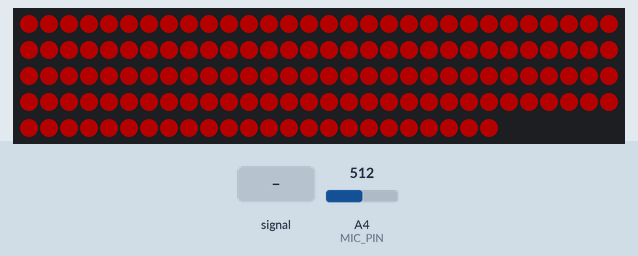
Recording of a sketch running on a simulated Arduino Uno, built with avr-gcc and run on an emulated ATmega328P. On the bench: 144 RGB LEDs in strip order, left to right, continuing on the next row. Inputs (shaded band) come from the test bench; at power-on: A4 (MIC_PIN) = 512. Dim RGB values are drawn brighter than linear; what the sketch prints to the serial monitor is not drawn.

Above: at 1.2 s.
1.3 s: A4 (MIC_PIN) fed a 1000 Hz sine of ±255 counts around its level
At 2.1 s:
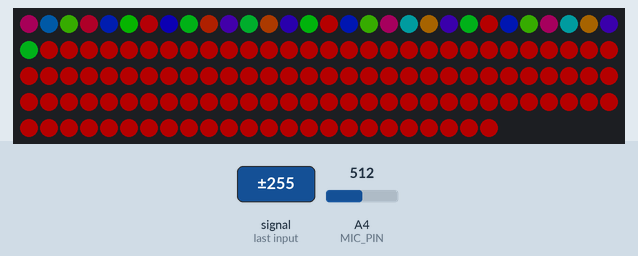
3.7 s: A4 (MIC_PIN) set to 245
At 3.97 s:
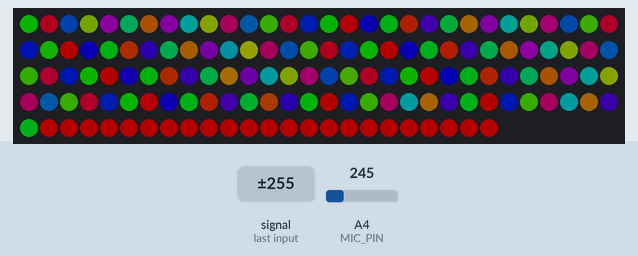
6.7 s: A4 (MIC_PIN) fed a 200 Hz sine of ±81 counts around its level
At 7.09 s:
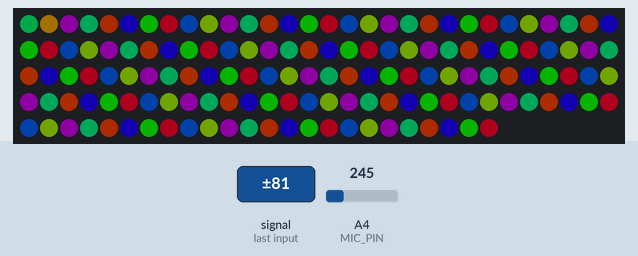
9.3 s: A4 (MIC_PIN) set to 160
At 9.58 s:
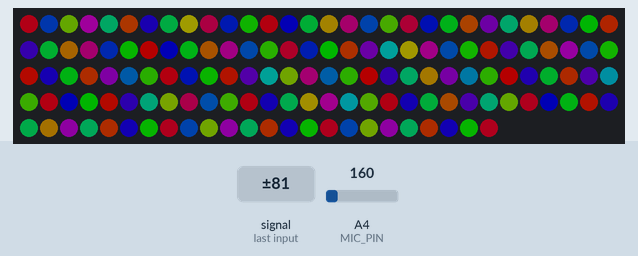
Timing chart, 0 to 9.9 s (numbered marks = the images above; inputs shaded):
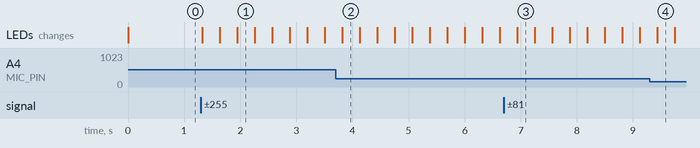

The sketch:

NeoPixelVuLine2.ino
```cpp
// (licence header left out)
#include <Adafruit_NeoPixel.h>

#define N_PIXELS  144  // Number of pixels in strand
#define MIC_PIN   A4  // Microphone is attached to this analog pin
#define LED_PIN    6  // NeoPixel LED strand is connected to this pin
#define DC_OFFSET  0  // DC offset in mic signal - if unusure, leave 0
#define NOISE     9  // Noise/hum/interference in mic signal
#define SAMPLES   60  // Length of buffer for dynamic level adjustment
#define TOP       20 // Allow dot to go slightly off scale
#define SAMPLING  4  // Rate of peak falling dot

byte dotCount = 0,      // Frame counter for delaying dot-falling speed
		volCount = 0;      // Frame counter for storing past volume data
int vol[SAMPLES],       // Collection of prior volume samples
		lvl = 10,      // Current "dampened" audio level
		minLvlAvg = 0,      // For dynamic adjustment of graph low & high
		maxLvlAvg = 512;
Adafruit_NeoPixel nasaStrip = Adafruit_NeoPixel(N_PIXELS, LED_PIN, NEO_GRB + NEO_KHZ800);
int pixelColors[N_PIXELS];       // Collection of all PixelColors (Wheelcolors)
float rainbow = 0;

void setup() {
	memset(vol, 0, sizeof(vol));
	nasaStrip.begin();
	Serial.begin(9600);
	nasaStrip.setBrightness(64);
}

int readAnalog() {
	uint8_t i;
	uint16_t minLvl, maxLvl;
	int n = analogRead(MIC_PIN);
//	Serial.println(n);
	n = abs(n - 512 - DC_OFFSET); // Center on zero

	n = (n <= NOISE) ? 0 : (n - NOISE);             // Remove noise/hum
	lvl = ((lvl * 7) + n) >> 3;    // "Dampened" reading (else looks twitchy)

	// Calculate bar height based on dynamic min/max levels (fixed point):
	int height = TOP * (lvl - minLvlAvg) / (long) (maxLvlAvg - minLvlAvg);
	// Get volume range of prior frames
	// minLvl and maxLvl indicate the volume range over prior frames, used
	// for vertically scaling the output graph (so it looks interesting
	// regardless of volume level).  If they're too close together though
	// (e.g. at very low volume levels) the graph becomes super coarse
	// and 'jumpy'...so keep some minimum distance between them (this
	// also lets the graph go to zero when no sound is playing):
	minLvl = maxLvl = vol[0];
	for (i = 1; i < SAMPLES; i++) {
		if (vol[i] < minLvl)
			minLvl = vol[i];
		else if (vol[i] > maxLvl)
			maxLvl = vol[i];
	}
	if ((maxLvl - minLvl) < TOP)
		maxLvl = minLvl + TOP;
	minLvlAvg = (minLvlAvg * 63 + minLvl) >> 6; // Dampen min/max levels
	maxLvlAvg = (maxLvlAvg * 63 + maxLvl) >> 6; // (fake rolling average)
	if (height < 0L)
		height = 0;      // Clip output
	else if (height > TOP)
		height = TOP;

	vol[volCount] = n;                      // Save sample for dynamic leveling
	if (++volCount >= SAMPLES)
		volCount = 0; // Advance/rollover sample counter

	return height;
}

int lastLevel = 0;

void loop() {
	play01();
}

int play01Color = 0;
void play01(void) {
	int level = readAnalog();
	Serial.println(level);

	if (dotCount == SAMPLING) {
		int c = map(level, 0, TOP, 0, 96);
		if (lastLevel > level) {
			c = map(lastLevel, 0, TOP, 0, 96);
		}
		play01Color = play01Color + c;
		if (play01Color > play01Color)
			play01Color = play01Color - 255;
		putNewColorValue(play01Color);
		//	fillStripe();
		fillStripeColorfull();
		nasaStrip.show(); // Update strip
	} else {
		lastLevel = level;
	}

	dotCount++;
	if (dotCount > SAMPLING)
		dotCount = 0;
}

void play02(void) {
	int level = readAnalog();
	Serial.println(level);

	if (dotCount == SAMPLING) {
		int color = map(level, 0, TOP, 0, 255);
		if (lastLevel > level) {
			color = map(lastLevel, 0, TOP, 0, 255);
		}
		rainbow += 0.2;
		if (rainbow > 255) {
			rainbow = 0;
		}
		color = color + rainbow;
		if (color > 255)
			color = color - 255;
		putNewColorValue(color);
		//	fillStripe();
		fillStripeColorfull();
		nasaStrip.show(); // Update strip
	} else {
		lastLevel = level;
	}

	dotCount++;
	if (dotCount > SAMPLING)
		dotCount = 0;
}

// Input a value 0 to 255 to get a color value.
// The colors are a transition r - g - b - back to r.
uint32_t Wheel(byte WheelPos) {
	if (WheelPos < 85) {
		return nasaStrip.Color(WheelPos * 3, 255 - WheelPos * 3, 0);
	} else if (WheelPos < 170) {
		WheelPos -= 85;
		return nasaStrip.Color(255 - WheelPos * 3, 0, WheelPos * 3);
	} else {
		WheelPos -= 170;
		return nasaStrip.Color(0, WheelPos * 3, 255 - WheelPos * 3);
	}
}

// Input a value 0 to 255 to get a color value.
// The colours are a transition r - g - b - back to r.
uint32_t Wheel2(byte WheelPos) {
	WheelPos = 255 - WheelPos;
	if (WheelPos < 85) {
		return nasaStrip.Color(255 - WheelPos * 3, 0, WheelPos * 3);
	}
	if (WheelPos < 170) {
		WheelPos -= 85;
		return nasaStrip.Color(0, WheelPos * 3, 255 - WheelPos * 3);
	}
	WheelPos -= 170;
	return nasaStrip.Color(WheelPos * 3, 255 - WheelPos * 3, 0);
}

void putNewColorValue(int col) {
	for (int i = N_PIXELS - 1; i > 0; i--) {
		pixelColors[i] = pixelColors[i - 1];
	}
	pixelColors[0] = col;
}

void fillStripe() {
	for (int i = 0; i < N_PIXELS; i++) {
		if (pixelColors[i] == 0)
			nasaStrip.setPixelColor(i, 0, 0, 0);
		else
			nasaStrip.setPixelColor(i, Wheel2(pixelColors[i]));
	}
}

void fillStripeColorfull() {
	for (int i = 0; i < N_PIXELS; i++) {
		nasaStrip.setPixelColor(i, Wheel2(pixelColors[i]));
	}
}
```

Measured:
- after the input at 1.3 s, the LEDs: first change at once (image 1 shows a later state)
- after the input at 6.7 s, the LEDs: change after 0.24 s (image 3)
